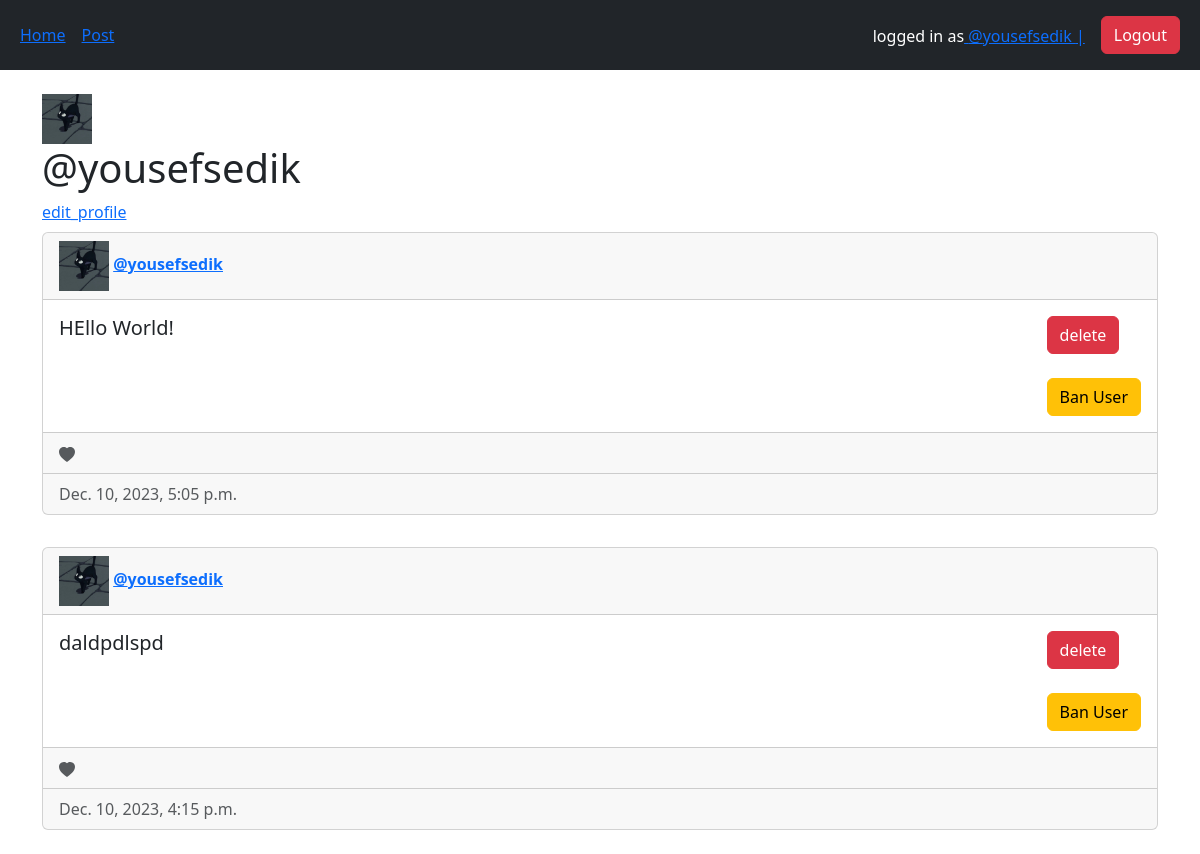
The page /profile/yousefsedik (signed in) on the database its author committed.
### main/models.py (models this page shows, shortened)
class User(AbstractUser):
    name = models.CharField(max_length=50, null=True)
    email = models.EmailField(unique=True, null=True)
    avatar = models.ImageField(default = 'default.png', null=True)
    USERNAME_FIELD = 'email'
    REQUIRED_FIELDS = []

class Post(models.Model):
    author = models.ForeignKey(User, on_delete=models.CASCADE)
    post_text = models.TextField(max_length=200, unique_for_date='')
    created_at = models.DateTimeField(auto_now_add=True)
    updated_at = models.DateTimeField(auto_now=True)
    likes = models.ManyToManyField(User, related_name='liked_posts', blank=True)
    objects = PostManager()
    class Meta:
        ordering  = ["-created_at"]

### main/views.py (the view)
# urls.py: path('profile/<str:username>', view_profile, name = 'view_profile'),
def view_profile(re, username):
    context = {}
    if re.method == 'POST':
        delete_post(re)
    context['username'] = username
    try:
        profile = models.User.objects.get(username=username)
        context['profile'] = profile
        profile_posts = models.Post.objects.filter(author=profile)
        context['posts'] = profile_posts
    except:
        return render(re, '404.html')
    return render(re, 'main/view_profile.html', context)

### main/templates/main/view_profile.html
{% extends 'main/base.html' %}
{% block content %}
    <br>
    <div class="col-12 col-md-3 col-xl-2 bd-sidebar">
        <img src="{{ profile.avatar.url }}" alt="" width="50" height="50">
        <h1>@{{ username }}</h1>
        {% if username == user.username %}
        <a href="{% url 'edit_profile' username %}">edit_profile</a>
        {% endif %}
    </div>
    <div class="content">
        {% include 'main/show_posts.html' %}
    </div>
{% endblock content %}

### main/templates/main/base.html (shortened to what this page needs)
{% load static %}
{% load crispy_forms_tags %}
<!DOCTYPE html>
<html lang="en">
<head>
    <link rel="stylesheet" href="{% static 'css/bootstrap.min.css' %}">
    <link rel="stylesheet" href="{% static 'css/all.min.css' %}">
    <link rel="stylesheet" href="{% static 'css/style.css' %}">
</head>
<body>
  <nav class="navbar navbar-expand-lg navbar-dark bg-dark">
     <div class="container-fluid">
          <div>
            <ul class="navbar-nav">
                <li class="nav-link" > <a href="/home"> Home</a></li>
                <li class="nav-link" ><a href="{% url 'create_post' %}"> Post</a></li>
            </ul>
          </div>
          <div>
            <ul class="navbar-nav">
                {% if user.is_authenticated %}
                <li class="nav-link active mt-2" > logged in as<a href="{% url 'view_profile' user.username %}">  @{{ user.username }} |</a></li>
                <form action="{% url 'logout' %}" method="post">
                  <li class="nav-link"  id="logout"> <button type="submit" class="btn btn-danger" > Logout</button></li>
                </form>
                {% else %}
                <li class="nav-link" > <a href="{% url 'login' %}"> Login</a></li>
                {% endif %}
            </ul>
          </div>
</div>
  </nav>
  <div class="container">
    {% block content %}
    {% endblock content %}
  </div>
</body>
</html>

### main/templates/main/show_posts.html
{% for post in posts %}
<div class="card mt-2">
    <div class="card-header">
        <img src="{{ post.author.avatar.url }}" alt="" width="50" height="50">
        <strong><a href="{% url 'view_profile' post.author.username %}">@{{ post.author.username }}</a></strong></div>
    <div class="card-body d-flex flex-row justify-content-between">
                  <div>
                      <h5 class="card-title"> {{ post.post_text}} </h5>
                    </div>
                    {% include 'main/options_access.html' %}
                </div>
                {% include 'main/like_btn.html' %}
                {% include 'main/viewDateInfo.html' %}
            </div>
       <br>
       {% empty %}
       <h3 style="text-align: center;">No Posts yet :(</h3>
{% endfor %}

### main/templates/main/options_access.html (shortened to what this page needs)
<div>
    {% if user == post.author or perms.main.delete_post %}
    <form action="" method="post">
        <button type="submit" class="btn btn-danger" name="post-id" value="{{ post.id }}">delete</button>
    </form>
    {% endif %}
    {% if user.is_staff %}
    <form action="" method="post">{%csrf_token%}<br>
        <button type="submit" class="btn btn-warning" name="user-id" value="{{ post.author.id }}">Ban User</button>
    </form>
    {% endif %}
</div>

### main/templates/main/like_btn.html (shortened to what this page needs)
<div class="card-footer text-muted">
    <svg xmlns="http://www.w3.org/2000/svg" width="16" height="16" fill="currentColor" class="bi bi-heart-fill" viewBox="0 0 16 16">
        <path fill-rule="evenodd" d="M8 1.314C12.438-3.248 23.534 4.735 8 15-7.534 4.736 3.562-3.248 8 1.314"></path>
    </svg>
</div>

### main/templates/main/viewDateInfo.html
<div class="card-footer text-muted">
    {{post.created_at}}
</div>

### static/css/style.css (style rules this page uses)
.content { display: inline; width: 300px; height:1000px; }

### rows shown on the page
User: username "yousefsedik", avatar (picture)
Post: author.avatar (picture), author.username "yousefsedik", post_text "HEllo World!", {{ post.id }} 2 (drawn), created_at "Dec. 10, 2023, 5:05 p.m."
Post: author.avatar (picture), author.username "yousefsedik", post_text "daldpdlspd", {{ post.id }} 1 (drawn), created_at "Dec. 10, 2023, 4:15 p.m."
